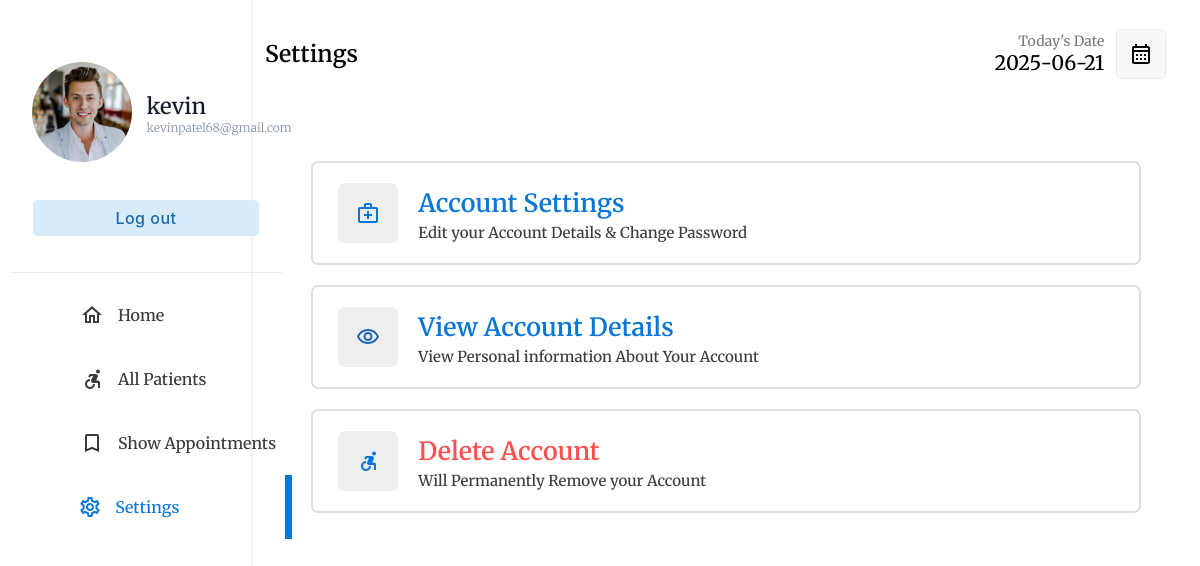
The page /php/doctor/settings.php (signed in) on the database its author committed.
### tables this page shows
CREATE TABLE IF NOT EXISTS `doctor` (
  `DID` int NOT NULL AUTO_INCREMENT,
  `DPHOTO` longblob NOT NULL,
  `DNAME` varchar(35) NOT NULL,
  `DPASSWORD` varchar(20) NOT NULL,
  `DEMAIL` varchar(35) NOT NULL,
  `DGENDER` varchar(10) NOT NULL,
  `DNUMBER` varchar(10) NOT NULL,
  `DADDRESS` varchar(50) NOT NULL,
  `SID` int NOT NULL,
  `DDATE_OF_BIRTH` date NOT NULL,
  `DCONSULTATION_FEE` int NOT NULL,
  `DEXPERIENCE_YEARS` int NOT NULL,
  `DQUALIFICATION` varchar(50) NOT NULL,
  PRIMARY KEY (`DID`)
);

### php/doctor/settings.php (the view, shortened to what this page needs)
<!DOCTYPE html>
<html lang="en">
<head>
    <link rel="stylesheet" type="text/css" href="../../css/doctor/index.css">
</head>
<body>
    <?php
    if (isset($_SESSION["userid"])) {
        if (($_SESSION["userid"]) == "" or $_SESSION['usertype'] != 'DOCTOR') {
            header("location: ../login.php");
        } else {
            $userid = $_SESSION["userid"];
        }
    } else {
        header("location: ../login.php");
    }
    include("../database_connection.php");
    $query = "SELECT * FROM doctor WHERE DID='$userid'";
    $doctor = $db->query($query);
    $doctortb = $doctor->fetch_assoc();
    ?>
    <div class="container">
        <div class="menu">
            <table class="menu-container" border="0">
                <tr>
                    <td style="padding:10px" colspan="2">
                        <table border="0" class="profile-container">
                            <tr>
                                <td width="30%" style="padding-left:20px">
                                    <a href="photo.php"> <img src='../../assets/images/dimage/<?php echo $doctortb['DPHOTO']; ?>' width='100' style="border-radius:50%"></a>
                                </td>
                                <td style="padding:0px;margin:0px;">
                                    <p class="profile-title"><?php echo $doctortb['DNAME']; ?></p>
                                    <p class="profile-subtitle" style="font-size: 12px;"><?php echo $doctortb['DEMAIL'] ?></p>
                                </td>
                            </tr>
                            <tr>
                                <td colspan="2">
                                    <a href="../logout.php"><input type="button" value="Log out" class="logout-btn btn-primary-soft btn"></a>
                                </td>
                            </tr>
                        </table>
                    </td>
                </tr>
                <tr class="menu-row">
                    <td class="menu-btn menu-icon-home ">
                        <a href="index.php" class="non-style-link-menu ">
                            <div>
                                <p class="menu-text">Home</p>
                        </a>
        </div></a>
        <tr class="menu-row">
            <td class="menu-btn menu-icon-patient">
                <a href="allpatients.php" class="non-style-link-menu">
                    <div>
                        <p class="menu-text">All Patients</p>
                </a>
    </div>
    <tr class="menu-row">
        <td class="menu-btn menu-icon-appoinment">
            <a href="showappointments.php" class="non-style-link-menu">
                <div>
                    <p class="menu-text">Show Appointments</p>
            </a></div>
        </td>
    </tr>
    <tr class="menu-row" >
                    <td class="menu-btn menu-icon-settings  menu-active menu-icon-settings-active">
                        <a href="settings.php" class="non-style-link-menu  non-style-link-menu-active"><div><p class="menu-text">Settings</p></a></div>
                    </td>
                </tr>
        <div class="dash-body" style="margin-top: 15px">
            <table border="0" width="100%" style=" border-spacing: 0;margin:0;padding:0;" >
                        <tr>
                    <td>
                        <p style="font-size: 23px;padding-left:12px;font-weight: 600;">Settings</p>
                    </td>
                            <td width="15%">
                                <p style="font-size: 14px;color: rgb(119, 119, 119);padding: 0;margin: 0;text-align: right;">
                                    Today's Date
                                </p>
                                <p class="heading-sub12" style="padding: 0;margin: 0;">
                                    <?php
                                $today = date('Y-m-d');
                                echo $today;
                                ?>
                                </p>
                            </td>
                            <td width="10%">
                                <button  class="btn-label"  style="display: flex;justify-content: center;align-items: center;"><img src="../../assets/img/calendar.svg" width="100%"></button>
                            </td>
                        </tr>
                <tr>
                    <td colspan="4">
                        <center>
                        <table class="filter-container" style="border: none;" border="0">
                            <tr>
                                <td colspan="4">
                                    <p style="font-size: 20px">&nbsp;</p>
                                </td>
                            </tr>
                            <tr>
                                <td style="width: 25%;">
                                    <a href="editaccount.php" class="non-style-link">
                                    <div  class="dashboard-items setting-tabs"  style="padding:20px;margin:auto;width:95%;display: flex">
                                        <div class="btn-icon-back dashboard-icons-setting" style="background-image: url('../../assets/img/icons/doctors-hover.svg');"></div>
                                        <div>
                                                <div class="h1-dashboard">
                                                    Account Settings  &nbsp;
                                                </div><br>
                                                <div class="h3-dashboard" style="font-size: 15px;">
                                                    Edit your Account Details & Change Password
                                                </div>
                                        </div>
                                    </div>
                                    </a>
                                </td>
                            </tr>
                            <tr>
                                <td colspan="4">
                                    <p style="font-size: 5px">&nbsp;</p>
                                </td>
                            </tr>
                            <tr>
                            <td style="width: 25%;">
                                    <a href="viewaccount.php" class="non-style-link">
                                    <div  class="dashboard-items setting-tabs"  style="padding:20px;margin:auto;width:95%;display: flex;">
                                        <div class="btn-icon-back dashboard-icons-setting " style="background-image: url('../../assets/img/icons/view-iceblue.svg');"></div>
                                        <div>
                                                <div class="h1-dashboard" >
                                                    View Account Details
                                                </div><br>
                                                <div class="h3-dashboard"  style="font-size: 15px;">
                                                    View Personal information About Your Account
                                                </div>
                                        </div>
                                    </div>
                                    </a>
                                </td>
                            </tr>
                            <tr>
                                <td colspan="4">
                                    <p style="font-size: 5px">&nbsp;</p>
                                </td>
                            </tr>
                            <tr>
                            <td style="width: 25%;">
                                    <a href="deleteaccount.php" class="non-style-link">
                                    <div  class="dashboard-items setting-tabs"  style="padding:20px;margin:auto;width:95%;display: flex;">
                                        <div class="btn-icon-back dashboard-icons-setting" style="background-image: url('../../assets/img/icons/patients-hover.svg');"></div>
                                        <div>
                                                <div class="h1-dashboard" style="color: #ff5050;">
                                                    Delete Account
                                                </div><br>
                                                <div class="h3-dashboard"  style="font-size: 15px;">
                                                    Will Permanently Remove your Account
                                                </div>
                                        </div>
                                    </div>
                                    </a>
                                </td>
                            </tr>
                        </table>
                    </center>
                    </td>
                </tr>
            </table>
        </div>
</body>
</html>

### css/doctor/index.css (style rules this page uses)
:root { --primarycolor: #0A76D8; --primarycolorhover: #006dd3; --btnice:#D8EBFA; --btnnicetext:#1b62b3; }
body { font-family: "Merriweather", sans-serif; background-repeat: no-repeat; background-attachment: fixed; background-size: cover; height: 100%; }
html, body { height: 100%; margin: 0; }
a { color: #1977cc; text-decoration: none; }
.btn { cursor: pointer; padding: 8px 20px; outline: none; text-decoration: none; font-size: 15px; letter-spacing: 0.5px; transition: all 0.3s; border-radius: 5px; font-family: 'Inter', sans-serif; }
.btn-primary-soft { background-color: #D8EBFA ; color: #1969AA; font-weight: 500; font-size: 16px; border: none; }
.non-style-link:link, .non-style-link:visited, .non-style-link:hover, .non-style-link:active { text-decoration: none; color: rgb(43, 43, 43); }
.btn-label { margin-left: 10px; padding: 12px 12px; outline: none; text-decoration: none; font-size: 15px; letter-spacing: 0.5px; transition: all 0.3s; border-radius: 5px; background-color: #f0f0f073; border: 1px solid rgba(57,108,240,0.1) ; font-family: 'Inter', sans-serif; }
.filter-container { width: 92.5%; border: 1px solid #ebebeb; border-radius: 8px; margin-bottom: 20px; border-spacing: 0; padding: 0; }
.menu-btn { padding:6px; color: #3b3b3b; background-position: 30% 50%; background-repeat: no-repeat; transition: 0.5s; }
.menu-text { padding-left: 40%; font-weight: 500; font-size: 16px; }
.menu-active { color: var(--primarycolor); border-right: 7px solid var(--primarycolor); background-color: var(); }
.non-style-link-menu:link, .non-style-link-menu:visited, .non-style-link-menu:active { text-decoration: none; color: #3b3b3b; }
.non-style-link-menu-active:link, .non-style-link-menu-active:visited, .non-style-link-menu-active:active { text-decoration: none; color: var(--primarycolor); }
.menu-icon-appoinment { background-image: url('../../assets/img/icons/book.svg'); }
.menu-icon-patient { background-image: url('../../assets/img/icons/patients.svg'); }
.menu-icon-settings { background-image: url('../../assets/img/icons/settings.svg'); }
.menu-icon-home { background-image: url('../../assets/img/icons/home.svg'); }
.menu-icon-settings:hover,.menu-icon-settings-active { color: var(--primarycolor); background-image: url('../../assets/img/icons/settings-iceblue.svg'); }
.btn-icon-back { background-image: url('../../assets/img/icons/back-iceblue.svg'); background-position: 18px 50%; background-repeat: no-repeat; transition: 0.5s; padding: 8px 20px 8px 40px; }
.dashboard-items { border: 2px solid #c9cbce9f; border-radius: 7px; color: var(--primarycolor); }
.h1-dashboard { margin: 0; padding: 0; font-size: 25px; font-weight: 600; line-height: 0; padding-top: 20px; }
.h3-dashboard { margin: 0; padding: 0; font-size: 20px; font-weight: 500; color: #212529e3; }
.dashboard-icons-setting { background-color: rgba(184, 184, 184, 0.247); padding-top: 30px; padding-bottom: 30px; border-radius: 7px; margin-left: 5px; margin-right: 20px; }
.container { display: flex; flex-wrap: wrap; height: 100vh; }
.menu { border-right: 1.5px solid rgb(235, 235, 235); width: 21%; height: 100vh; box-shadow: 0 0px 0px 2px rgba(240, 240, 240, 0.3); }
.dash-body { width: 79%; height: 100vh; }
.menu-container { width: 100%; border-spacing: 0; }
.profile-title { font-weight: 500; color: #161c2d; font-size: 22px; margin: 0; text-align: left; padding-left: 8%; }
.profile-subtitle { font-weight: 300; color: #8492a6; font-size: 15px; margin: 0; text-align: left; padding-left: 8%; }
.logout-btn { margin-top: 30px; width: 85%; }
.profile-container { border-bottom: 1.5px solid rgb(235, 235, 235); padding-top: 18%; padding-bottom: 12%; text-align: center; }
.heading-sub12 { font-weight: 500; font-size: 20px; text-align: right; }

### rows shown on the page
doctor: DPHOTO (picture), DNAME "kevin", DEMAIL "kevinpatel68@gmail.com"
